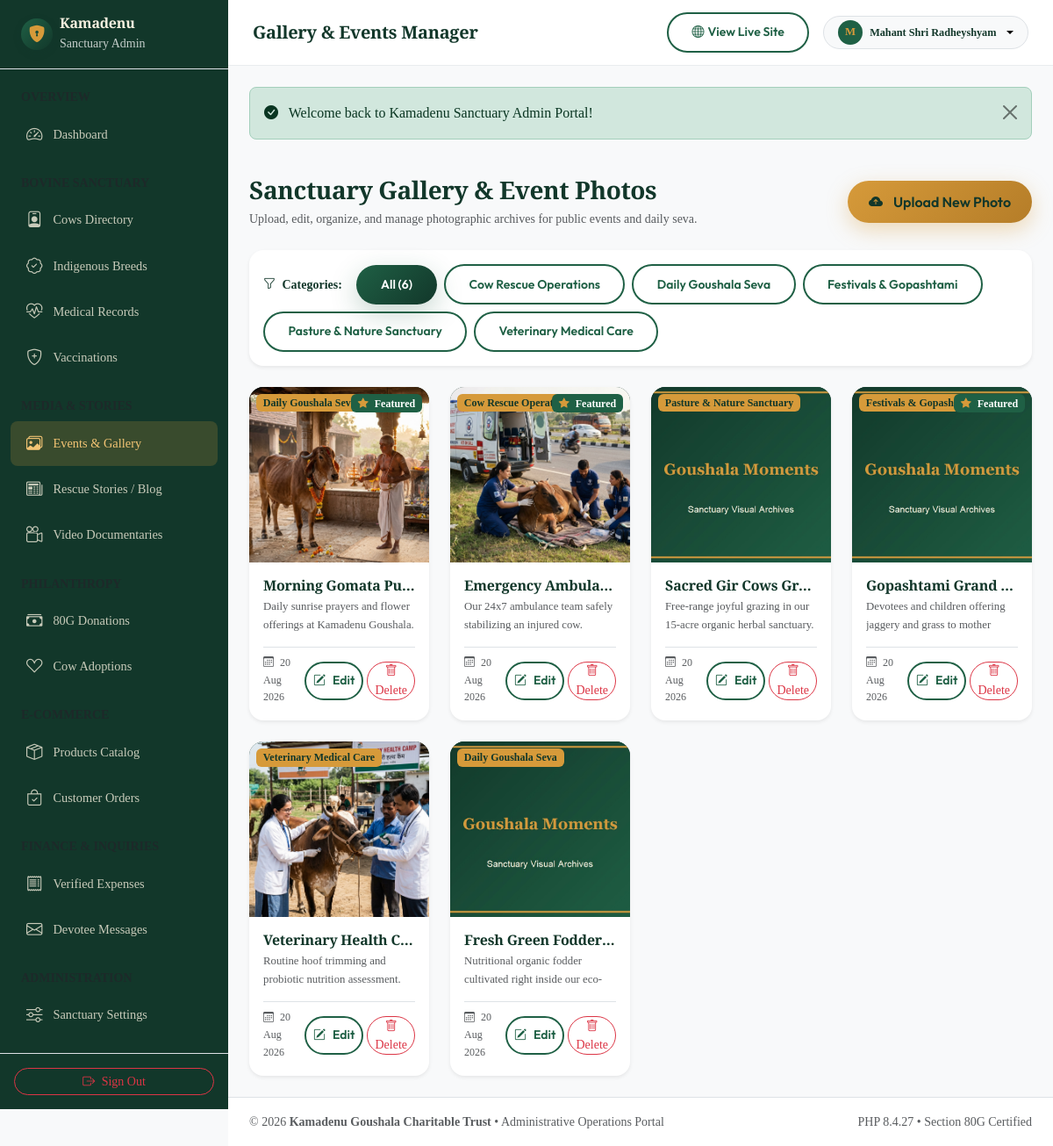
The page /admin/gallery.php (signed in) on the database its author committed.
### tables this page shows
CREATE TABLE `gallery_categories` (
  `id` INT UNSIGNED AUTO_INCREMENT PRIMARY KEY,
  `name` VARCHAR(100) NOT NULL UNIQUE,
  `slug` VARCHAR(100) NOT NULL UNIQUE,
  `created_at` TIMESTAMP DEFAULT CURRENT_TIMESTAMP
);

CREATE TABLE `gallery` (
  `id` INT UNSIGNED AUTO_INCREMENT PRIMARY KEY,
  `category_id` INT UNSIGNED NOT NULL,
  `title` VARCHAR(150) NOT NULL,
  `image_path` VARCHAR(255) NOT NULL,
  `caption` TEXT DEFAULT NULL,
  `display_order` INT DEFAULT 0,
  `is_featured` TINYINT(1) DEFAULT 0,
  `created_at` TIMESTAMP DEFAULT CURRENT_TIMESTAMP,
  FOREIGN KEY (`category_id`) REFERENCES `gallery_categories` (`id`) ON UPDATE CASCADE
);

### classes/Database.php (called while the page is built, shortened)
<?php
class Database {
    private static ?PDO $pdo = null;
    public static function getConnection(): PDO {
        if (self::$pdo === null) {
            self::$pdo = get_db_connection();
        }
        return self::$pdo;
    }
    public static function fetchAll(string $sql, array $params = []): array {
        $stmt = self::getConnection()->prepare($sql);
        $stmt->execute($params);
        return $stmt->fetchAll(PDO::FETCH_ASSOC);
    }
}

### config/app.php (called while the page is built, shortened)
<?php
require_once KAMADENU_ROOT . '/config/database.php';
spl_autoload_register(function ($class) {
    $classFile = KAMADENU_ROOT . '/classes/' . str_replace('\\', '/', $class) . '.php';
    if (file_exists($classFile)) {
        return;
    }
});
require_once KAMADENU_ROOT . '/includes/functions.php';

### config/database.php (called while the page is built, shortened)
<?php
function get_db_connection(): PDO {
    static $pdo = null;
    if ($pdo === null) {
        $dsn = sprintf(
            'mysql:host=%s;port=%s;dbname=%s;charset=%s',
            DB_HOST,
            DB_PORT,
            DB_NAME,
            DB_CHARSET
        );
        $options = [
            PDO::ATTR_ERRMODE            => PDO::ERRMODE_EXCEPTION,
            PDO::ATTR_DEFAULT_FETCH_MODE => PDO::FETCH_ASSOC,
            PDO::ATTR_EMULATE_PREPARES   => false,
            PDO::MYSQL_ATTR_INIT_COMMAND => "SET NAMES utf8mb4 COLLATE utf8mb4_unicode_ci, time_zone = '+05:30'"
        ];
        try {
            $pdo = new PDO($dsn, DB_USER, DB_PASS, $options);
        } catch (PDOException $e) {
            error_log('Database Connection Error: ' . $e->getMessage());
            throw new RuntimeException('Unable to establish database connection. Please ensure MySQL service is running.');
        }
    }
    return $pdo;
}

### includes/functions.php (called while the page is built, shortened)
<?php
function e(?string $value): string {
    return htmlspecialchars($value ?? '', ENT_QUOTES | ENT_SUBSTITUTE, 'UTF-8');
}

### admin/gallery.php (the view, shortened to what this page needs)
<?php
require_once __DIR__ . '/includes/header.php';
$categories = Database::fetchAll("SELECT * FROM gallery_categories ORDER BY name ASC");
$categoryFilter = isset($_GET['cat']) && is_numeric($_GET['cat']) ? (int)$_GET['cat'] : 0;
$whereSql = $categoryFilter > 0 ? "WHERE g.category_id = {$categoryFilter}" : "";
$photos = Database::fetchAll("
    SELECT g.*, gc.name AS category_name
    FROM gallery g
    JOIN gallery_categories gc ON g.category_id = gc.id
    {$whereSql}
    ORDER BY g.display_order ASC, g.id DESC
");
?>
<div class="d-flex flex-column flex-md-row justify-content-between align-items-md-center gap-3 mb-4">
    <div>
        <h1 class="h3 font-serif text-forest-dark mb-1">Sanctuary Gallery & Event Photos</h1>
        <p class="text-muted small mb-0">Upload, edit, organize, and manage photographic archives for public events and daily seva.</p>
    </div>
    <button type="button" class="btn btn-gold rounded-pill px-4 shadow-gold" data-bs-toggle="modal" data-bs-target="#uploadPhotoModal">
        <i class="bi bi-cloud-arrow-up-fill me-1"></i> Upload New Photo
    </button>
</div>
<div class="card p-3 rounded-4 border-0 shadow-sm bg-white mb-4">
    <div class="d-flex flex-wrap align-items-center gap-2">
        <span class="small fw-bold text-forest-dark me-2"><i class="bi bi-funnel me-1"></i> Categories:</span>
        <a href="<?= BASE_URL; ?>/admin/gallery.php" class="btn btn-sm rounded-pill <?= $categoryFilter === 0 ? 'btn-forest' : 'btn-outline-forest'; ?>">
            All (<?= count($photos); ?>)
        </a>
        <?php foreach ($categories as $cat): ?>
            <a href="<?= BASE_URL; ?>/admin/gallery.php?cat=<?= $cat['id']; ?>" class="btn btn-sm rounded-pill <?= $categoryFilter === (int)$cat['id'] ? 'btn-forest' : 'btn-outline-forest'; ?>">
                <?= e($cat['name']); ?>
            </a>
        <?php endforeach; ?>
    </div>
</div>
<?php if (empty($photos)): ?>
    <div class="card p-5 text-center rounded-4 border-0 shadow-sm bg-white">
        <i class="bi bi-images fs-1 text-muted mb-2"></i>
        <h3 class="font-serif text-forest-dark">No Photos Found</h3>
        <p class="text-muted small mb-3">No event or sanctuary photos have been uploaded for this category yet.</p>
        <div>
            <button type="button" class="btn btn-forest rounded-pill px-4" data-bs-toggle="modal" data-bs-target="#uploadPhotoModal">
                <i class="bi bi-plus-circle me-1"></i> Upload First Image
            </button>
        </div>
    </div>
<?php else: ?>
    <div class="row g-4">
        <?php foreach ($photos as $item):
            $photoImgUrl = !empty($item['image_path'])
                ? (str_starts_with($item['image_path'], 'assets/') ? BASE_URL . '/' . ltrim($item['image_path'], '/') : image_url($item['image_path'], 'gallery', 'placeholder-gallery.jpg'))
                : BASE_URL . '/assets/images/placeholder-gallery.jpg';
        ?>
        <div class="col-sm-6 col-lg-4 col-xl-3">
            <div class="card h-100 rounded-4 border-0 shadow-sm overflow-hidden bg-white">
                <div class="position-relative" style="height: 200px; background-color: var(--color-forest-dark);">
                    <img
                        src="<?= e($photoImgUrl); ?>"
                        alt="<?= e($item['title']); ?>"
                        class="w-100 h-100 object-fit-cover d-block"
                        onerror="this.onerror=null;this.src='<?= BASE_URL; ?>/assets/images/placeholder-gallery.jpg';"
                    >
                    <span class="position-absolute top-0 start-0 m-2 badge bg-gold text-forest-dark fw-bold small">
                        <?= e($item['category_name']); ?>
                    </span>
                    <?php if (!empty($item['is_featured'])): ?>
                        <span class="position-absolute top-0 end-0 m-2 badge bg-forest text-white small">
                            <i class="bi bi-star-fill text-gold me-1"></i> Featured
                        </span>
                    <?php endif; ?>
                </div>
                <div class="card-body p-3 d-flex flex-column">
                    <h3 class="h6 font-serif text-forest-dark mb-1 text-truncate" title="<?= e($item['title']); ?>"><?= e($item['title']); ?></h3>
                    <p class="small text-muted mb-3 flex-grow-1" style="font-size: 0.8rem; max-height: 40px; overflow: hidden;" title="<?= e($item['caption'] ?? ''); ?>">
                        <?= e($item['caption'] ?? 'No description provided.'); ?>
                    </p>
                    <div class="d-flex justify-content-between align-items-center pt-2 border-top">
                        <small class="text-muted" style="font-size: 0.75rem;">
                            <i class="bi bi-calendar3 me-1"></i> <?= date('d M Y', strtotime($item['created_at'])); ?>
                        </small>
                        <div class="d-flex gap-1">
                            <button type="button"
                                    class="btn btn-outline-forest btn-sm rounded-pill px-2 py-0 edit-photo-btn"
                                    title="Edit Event / Photo"
                                    data-id="<?= $item['id']; ?>"
                                    data-title="<?= e($item['title']); ?>"
                                    data-category-id="<?= $item['category_id']; ?>"
                                    data-caption="<?= e($item['caption'] ?? ''); ?>"
                                    data-display-order="<?= (int)$item['display_order']; ?>"
                                    data-is-featured="<?= !empty($item['is_featured']) ? '1' : '0'; ?>"
                                    data-image-url="<?= e($photoImgUrl); ?>"
                            >
                                <i class="bi bi-pencil-square"></i> Edit
                            </button>
                            <form method="POST" action="<?= BASE_URL; ?>/admin/gallery.php" onsubmit="return confirm('Are you sure you want to permanently delete this photo?');" class="d-inline">
                                <button type="submit" class="btn btn-outline-danger btn-sm rounded-pill px-2 py-0" title="Delete Photo">
                                    <i class="bi bi-trash"></i> Delete
                                </button>
                            </form>
                        </div>
                    </div>
                </div>
            </div>
        </div>
        <?php endforeach; ?>
    </div>
<?php endif; ?>
<?php require_once __DIR__ . '/includes/footer.php'; ?>

### assets/css/style.css (style rules this page uses)
:root { --color-forest-dark: #12372A; --color-forest: #1F6045; --color-forest-light: #2A7E5B; --color-gold: #D69A3A; --color-gold-light: #F3C474; --color-gold-dark: #B57D28; --color-cream: #F6F0DF; --color-cream-soft: #FCF9F2; --color-earth: #8B5E3C; --color-earth-light: #B48460; --color-charcoal: #1D241F; --color-muted: #5C6760; --color-white: #FFFFFF; --color-border: rgba(18, 55, 42, 0.12); --color-border-gold: rgba(214, 154, 58, 0.35); --font-serif: 'Playfair Display', Georgia, serif; --font-sans: 'Inter', -apple-system, BlinkMacSystemFont, 'Segoe UI', Roboto, sans-serif; --font-heading: 'Outfit', 'Poppins', sans-serif; --shadow-xs: 0 2px 6px rgba(18, 55, 42, 0.05); --shadow-sm: 0 4px 14px rgba(18, 55, 42, 0.07); --shadow-md: 0 8px 24px rgba(18, 55, 42, 0.10); --shadow-lg: 0 16px 38px rgba(18, 55, 42, 0.14); --shadow-gold: 0 8px 25px rgba(214, 154, 58, 0.35); --shadow-forest: 0 10px 30px rgba(31, 96, 69, 0.25); --radius-xs: 6px; --radius-sm: 10px; --radius-md: 16px; --radius-lg: 24px; --radius-xl: 32px; --radius-pill: 9999px; --transition-fast: 0.2s cubic-bezier(0.4, 0, 0.2, 1); --transition-base: 0.35s cubic-bezier(0.4, 0, 0.2, 1); --transition-smooth: 0.5s cubic-bezier(0.16, 1, 0.3, 1); }
*, *::before, *::after { box-sizing: border-box; }
html { scroll-behavior: smooth; font-size: 16px; }
body { font-family: var(--font-sans); color: var(--color-charcoal); background-color: var(--color-cream-soft); line-height: 1.65; overflow-x: hidden; -webkit-font-smoothing: antialiased; -moz-osx-font-smoothing: grayscale; }
h1, h2, h3, h4, .font-serif { font-family: var(--font-serif); color: var(--color-forest-dark); font-weight: 700; letter-spacing: -0.015em; line-height: 1.25; }
a { color: var(--color-forest); text-decoration: none; transition: color var(--transition-fast); }
img { max-width: 100%; height: auto; }
.bg-forest { background-color: var(--color-forest) !important; color: var(--color-white); }
.bg-gold { background-color: var(--color-gold) !important; color: var(--color-forest-dark); }
.text-forest-dark { color: var(--color-forest-dark) !important; }
.text-gold { color: var(--color-gold) !important; }
.btn-gold { background: linear-gradient(135deg, var(--color-gold), var(--color-gold-dark)); color: var(--color-forest-dark); font-weight: 600; font-family: var(--font-heading); border: none; box-shadow: var(--shadow-gold); padding: 0.75rem 1.75rem; border-radius: var(--radius-pill); transition: all var(--transition-base); display: inline-flex; align-items: center; justify-content: center; gap: 0.5rem; }
.btn-forest { background: linear-gradient(135deg, var(--color-forest), var(--color-forest-dark)); color: var(--color-white); font-weight: 600; font-family: var(--font-heading); border: none; box-shadow: var(--shadow-forest); padding: 0.75rem 1.75rem; border-radius: var(--radius-pill); transition: all var(--transition-base); display: inline-flex; align-items: center; justify-content: center; gap: 0.5rem; }
.btn-outline-forest { border: 2px solid var(--color-forest); color: var(--color-forest); font-weight: 600; font-family: var(--font-heading); padding: 0.65rem 1.65rem; border-radius: var(--radius-pill); background: transparent; transition: all var(--transition-base); display: inline-flex; align-items: center; justify-content: center; gap: 0.5rem; }

### admin/includes/header.php (style rules this page uses)
:root { --admin-sidebar-width: 260px; }
body { background-color: #F8F9FA; font-family: var(--font-body); }

### rows shown on the page
gallery_categories: name "Cow Rescue Operations"
gallery_categories: name "Daily Goushala Seva"
gallery_categories: name "Festivals & Gopashtami"
gallery_categories: name "Pasture & Nature Sanctuary"
gallery_categories: name "Veterinary Medical Care"
gallery: image_path (picture), category.name "Daily Goushala Seva", is_featured 1 (drawn), title "Morning Gomata Pu…", caption "Daily sunrise prayers and flower offerings at Kamadenu Goushala.", created_at "20 Aug 2026"
gallery: image_path (picture), category.name "Cow Rescue Operations", is_featured 1 (drawn), title "Emergency Ambula…", caption "Our 24x7 ambulance team safely stabilizing an injured cow.", created_at "20 Aug 2026"
gallery: category.name "Pasture & Nature Sanctuary", title "Sacred Gir Cows Gr…", caption "Free-range joyful grazing in our 15-acre organic herbal sanctuary.", created_at "20 Aug 2026"
gallery: category.name "Festivals & Gopashtami", is_featured 1 (drawn), title "Gopashtami Grand…", caption "Devotees and children offering jaggery and grass to mother…", created_at "20 Aug 2026"
gallery: image_path (picture), category.name "Veterinary Medical Care", title "Veterinary Health C…", caption "Routine hoof trimming and probiotic nutrition assessment.", created_at "20 Aug 2026"
gallery: category.name "Daily Goushala Seva", title "Fresh Green Fodder…", caption "Nutritional organic fodder cultivated right inside our…", created_at "20 Aug 2026"

### other values the page prints
$pageTitle "Gallery & Events Manager"
substr($currentUser['name'] ?? 'A', 0, 1) "M"
$currentUser['name'] "Mahant Shri Radheyshyam"
$flashSuccess "Welcome back to Kamadenu Sanctuary Admin Portal!"
count($photos) "6"
PHP_VERSION "8.4.27"
